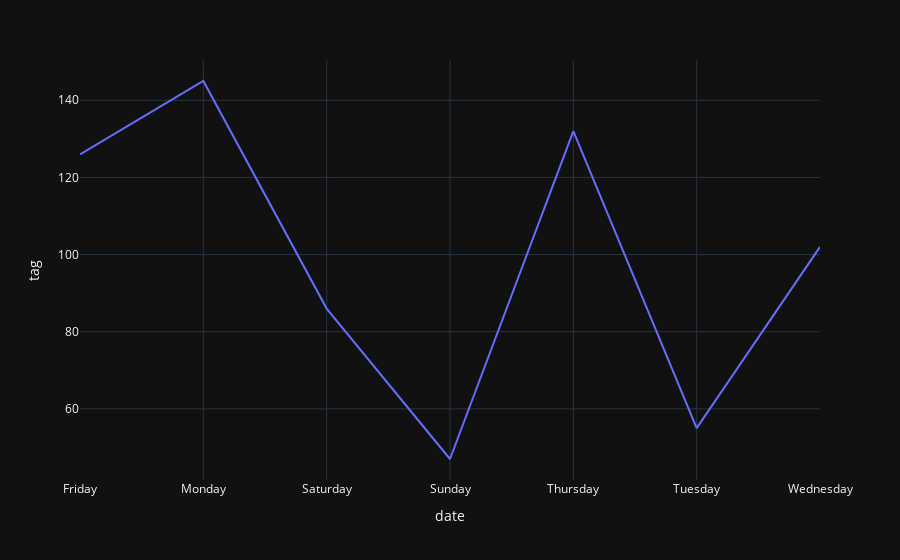

Here is the notebook cell this chart was saved with:
### Code cell
weekdf = idf.groupby(idf.date.dt.day_name())['tag'].count().reset_index()
fig4 = px.line(weekdf, 'date', 'tag')
fig4

### Figure 1 — Plotly figure (JSON) as saved in the notebook; plotly's stock layout.template omitted (floating-point values rounded to 4 significant figures)
{"data": [{"hovertemplate": "date=%{x}<br>tag=%{y}<extra></extra>", "legendgroup": "", "line": {"color": "#636efa", "dash": "solid"}, "marker": {"symbol": "circle"}, "mode": "lines", "name": "", "orientation": "v", "showlegend": false, "x": ["Friday", "Monday", "Saturday", "Sunday", "Thursday", "Tuesday", "Wednesday"], "xaxis": "x", "y": [126, 145, 86, 47, 132, 55, 102], "yaxis": "y", "type": "scatter"}], "layout": {"xaxis": {"anchor": "y", "domain": [0.0, 1.0], "title": {"text": "date"}}, "yaxis": {"anchor": "x", "domain": [0.0, 1.0], "title": {"text": "tag"}}, "legend": {"tracegroupgap": 0}, "margin": {"t": 60}}}
